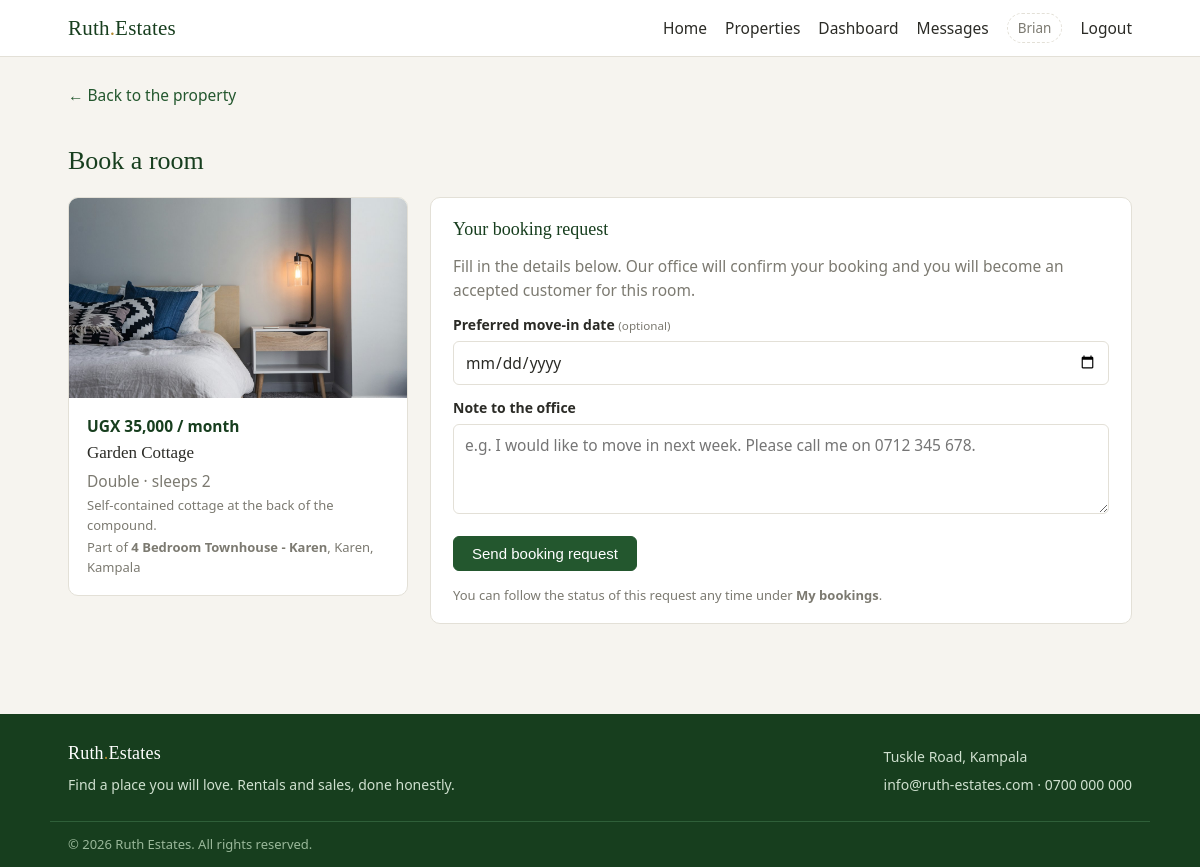
Screenshot of /book.php?room=2 (signed in) with the database file from the repository.
### tables this page shows
CREATE TABLE rooms (
  id INT AUTO_INCREMENT PRIMARY KEY,
  property_id INT NOT NULL,
  name VARCHAR(60) NOT NULL,
  room_type ENUM('single','double','studio','bedsitter','master','shop','office','plot','whole') NOT NULL DEFAULT 'single',
  price DECIMAL(12,2) NOT NULL DEFAULT 0,
  capacity TINYINT UNSIGNED NOT NULL DEFAULT 1,
  status ENUM('available','occupied','maintenance') NOT NULL DEFAULT 'available',
  description VARCHAR(255) DEFAULT NULL,
  photo VARCHAR(255) DEFAULT NULL,
  created_at TIMESTAMP NOT NULL DEFAULT CURRENT_TIMESTAMP,
  CONSTRAINT fk_room_property FOREIGN KEY (property_id) REFERENCES properties(id) ON DELETE CASCADE
);

CREATE TABLE properties (
  id INT AUTO_INCREMENT PRIMARY KEY,
  title VARCHAR(150) NOT NULL,
  description TEXT NOT NULL,
  property_type ENUM('house','apartment','land','commercial') NOT NULL DEFAULT 'house',
  listed_for ENUM('rent','sale') NOT NULL DEFAULT 'rent',
  price DECIMAL(12,2) NOT NULL DEFAULT 0,
  location VARCHAR(120) NOT NULL,
  bedrooms TINYINT UNSIGNED NOT NULL DEFAULT 0,
  bathrooms TINYINT UNSIGNED NOT NULL DEFAULT 0,
  photo VARCHAR(255) DEFAULT NULL,
  status ENUM('available','taken') NOT NULL DEFAULT 'available',
  manager_id INT DEFAULT NULL,
  created_at TIMESTAMP NOT NULL DEFAULT CURRENT_TIMESTAMP,
  CONSTRAINT fk_property_manager FOREIGN KEY (manager_id) REFERENCES users(id) ON DELETE SET NULL
);

### includes/functions.php (called while the page is built, shortened)
<?php
function esc($value)
{
    return htmlspecialchars((string) $value, ENT_QUOTES, 'UTF-8');
}
function money($amount)
{
    return CURRENCY . ' ' . number_format((float) $amount);
}
function property_thumb($row)
{
    return $row['photo'] ? ROOT_URL . $row['photo'] : ROOT_URL . 'assets/img/placeholder.svg';
}

### book.php (the view, shortened to what this page needs)
<?php
require_once __DIR__ . '/config/db.php';
$roomId = (int) ($_GET['room'] ?? $_POST['room'] ?? 0);
$stmt = $pdo->prepare('SELECT r.*, p.title AS property_title, p.location, p.listed_for, p.status AS property_status, p.id AS property_id FROM rooms r JOIN properties p ON p.id = r.property_id WHERE r.id = ?');
$stmt->execute([$roomId]);
$room = $stmt->fetch();
$propertyLink = ROOT_URL . 'property.php?id=' . (int) $room['property_id'];
$move_in = $_POST['move_in'] ?? '';
$note = trim($_POST['note'] ?? '');
include __DIR__ . '/includes/header.php';
?>
<p class="muted backlink"><a href="<?php echo esc($propertyLink); ?>">&larr; Back to the property</a></p>
<h1 class="section-title">Book a room</h1>
<div class="book-layout">
  <div class="book-summary">
    <img class="room-thumb" src="<?php echo esc(property_thumb($room)); ?>" alt="">
    <div class="room-body">
      <p class="price"><?php echo esc(money($room['price'])); ?><?php echo $room['listed_for'] === 'rent' ? ' / month' : ''; ?></p>
      <h3><?php echo esc($room['name']); ?></h3>
      <p class="muted"><?php echo esc(ucfirst($room['room_type'])); ?><?php echo $room['capacity'] ? ' &middot; sleeps ' . (int) $room['capacity'] : ''; ?></p>
      <?php if ($room['description']): ?><p class="muted small"><?php echo esc($room['description']); ?></p><?php endif; ?>
      <p class="muted small">Part of <b><?php echo esc($room['property_title']); ?></b>, <?php echo esc($room['location']); ?></p>
    </div>
  </div>
  <div class="panel">
    <h2>Your booking request</h2>
    <p class="muted">Fill in the details below. Our office will confirm your booking and you will become an accepted customer for this room.</p>
    <form method="post" class="stack">
      <label for="move_in">Preferred move-in date <small class="muted">(optional)</small></label>
      <input type="date" id="move_in" name="move_in" min="<?php echo date('Y-m-d'); ?>" value="<?php echo esc($move_in); ?>">
      <label for="note">Note to the office</label>
      <textarea id="note" name="note" rows="3" required placeholder="e.g. I would like to move in next week. Please call me on 0712 345 678."><?php echo esc($note); ?></textarea>
      <button class="btn" type="submit">Send booking request</button>
    </form>
    <p class="muted small" style="margin-top:14px;">You can follow the status of this request any time under <b>My bookings</b>.</p>
  </div>
</div>
<?php include __DIR__ . '/includes/footer.php'; ?>

### assets/css/style.css (style rules this page uses)
:root { --green: #23572e; --green-dark: #173e1e; --green-light: #e7f0e7; --cream: #f6f4ef; --ink: #2b2b26; --muted: #7c7a71; --line: #e3e0d7; --danger: #a4322a; --pending: #8a6d1f; --pending-bg: #f5ecd0; }
* { margin: 0; padding: 0; box-sizing: border-box; }
body { font-family: "Segoe UI", Arial, Helvetica, sans-serif; background: var(--cream); color: var(--ink); font-size: 15.5px; line-height: 1.55; overflow-x: hidden; }
a { color: var(--green); }
h1, h2, h3, .brand { font-family: Georgia, "Times New Roman", serif; font-weight: normal; }
.section-title { margin: 34px 0 16px; color: var(--green-dark); font-size: 26px; }
.price { color: var(--green-dark); font-weight: 600; }
.muted { color: var(--muted); }
.small { font-size: 13px; }
.btn { display: inline-block; background: var(--green); color: #fff; border: 1px solid var(--green); border-radius: 6px; padding: 8px 18px; font-size: 15px; cursor: pointer; text-decoration: none; }
form.stack label { display: block; margin: 12px 0 5px; font-weight: 600; font-size: 14px; }
input, select, textarea { width: 100%; padding: 8px 11px; border: 1px solid var(--line); border-radius: 6px; background: #fff; font: inherit; color: var(--ink); }
textarea { resize: vertical; }
label { display: block; margin: 12px 0 5px; font-weight: 600; font-size: 14px; }
label small { font-weight: normal; color: var(--muted); }
form.stack button { margin-top: 16px; }
.backlink { margin-bottom: 12px; }
.backlink a { text-decoration: none; }
.panel { background: #fff; border: 1px solid var(--line); border-radius: 10px; padding: 18px 22px; margin-bottom: 20px; }
.panel h2 { font-size: 18px; color: var(--green-dark); margin-bottom: 10px; }
img { max-width: 100%; }
body { -webkit-text-size-adjust: 100%; }
.btn, button, .nav-toggle { touch-action: manipulation; }
.room-thumb { width: 100%; height: 150px; object-fit: cover; display: block; background: var(--green-light); }
.room-body { padding: 14px 16px 16px; display: flex; flex-direction: column; gap: 2px; }
.room-body h3 { font-size: 17px; }
.book-layout { display: grid; grid-template-columns: minmax(0, 340px) minmax(0, 1fr); gap: 22px; align-items: start; }
.book-summary { background: #fff; border: 1px solid var(--line); border-radius: 10px; overflow: hidden; }
.book-summary .room-thumb { height: 200px; }
.book-summary .room-body { padding: 16px 18px 18px; }

### rows the page displays
rooms: photo (picture), price "UGX 35,000", name "Garden Cottage", room_type "Double", capacity "2", description "Self-contained cottage at the back of the compound.", property.title "4 Bedroom Townhouse - Karen", property.location "Karen, Kampala"

### other values shown
explode(' ', $user['name'])[0] "Brian"
app_setting('contact_address', 'Tuskle Road, Kampala') "Tuskle Road, Kampala"
app_setting('contact_email', 'info@ruth-estates.com') "info@ruth-estates.com"
app_setting('contact_phone', '0700 000 000') "0700 000 000"
